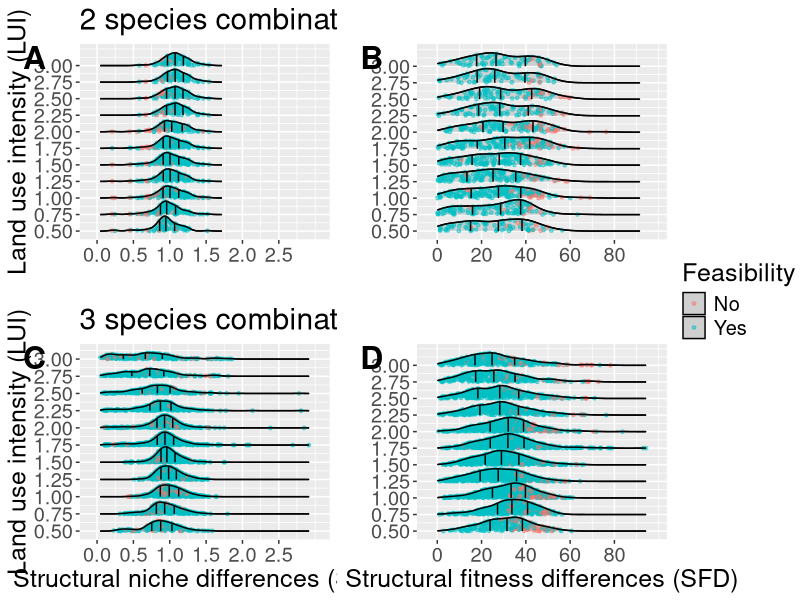
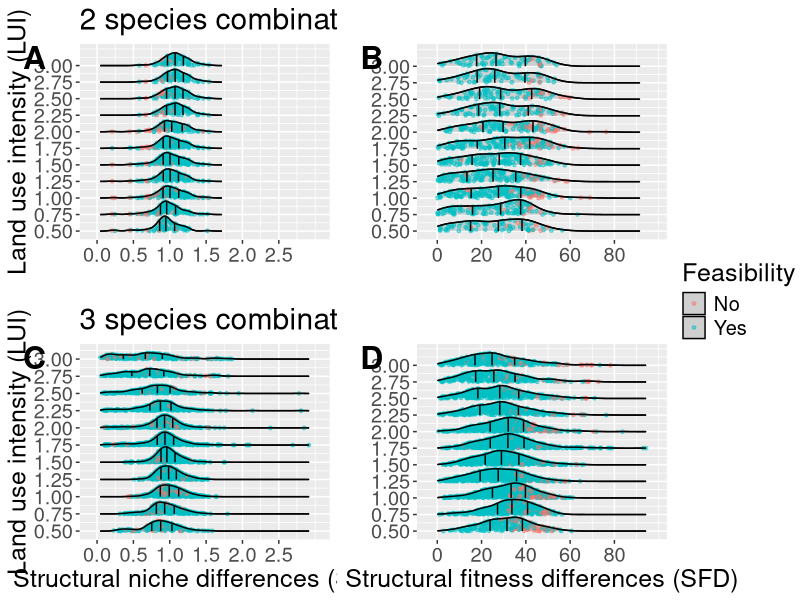
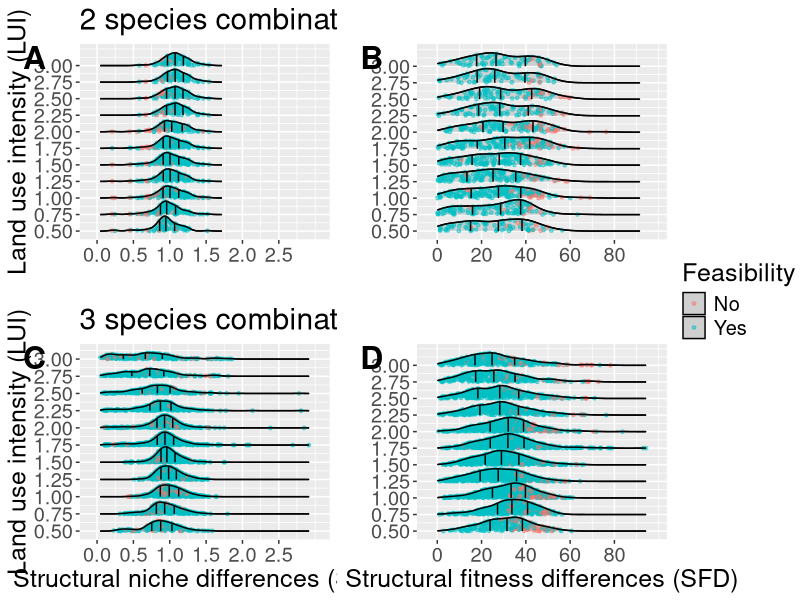

Write R code to recreate these figures, in order.
#load coexistence 2 species results
coex2 <- read.csv(file = "results/results-LUI_coexistence-2spp.csv")
coex2$feasibility <- as.factor(coex2$feasibility)

coex3 <- read.csv(file = "results/results-LUI_coexistence-3spp.csv")
coex3$feasibility <- as.factor(coex3$feasibility)

#ridges
library(ggplot2)
library(ggpubr)
library(ggridges)

#common features for all figures
size_text <- 18 #text size
size_points <- 1
size_figure <- c(12, 16) #width and height for saving the final figure

#structural niche differences 2 species
SND2 <- ggplot(data = coex2, aes(x = SND, y = LUI)) +
  stat_density_ridges(aes(group = LUI, point_color = feasibility),
                      scale = 0.9,
                      alpha = 0.5,
                      quantile_lines = FALSE,
                      jittered_points = TRUE,
                      point_size = size_points,
                      position = "points_sina",
                      show.legend = TRUE) +
  scale_point_color_hue(name = "Feasibility",
                        breaks = c("0", "1"),
                        labels = c("No", "Yes")) +
  stat_density_ridges(aes(group = LUI, point_color = feasibility),
                      scale = 0.9,
                      alpha = 0,
                      quantile_lines = TRUE,
                      jittered_points = FALSE,
                      position = "points_sina",
                      show.legend = FALSE) +
  scale_point_color_hue(name = "Feasibility",
                        breaks = c("0", "1"),
                        labels = c("No", "Yes")) +
  scale_y_continuous(breaks = seq(0.5, 3, 0.25)) +
  scale_x_continuous(expand = expand_scale(0.1),
                     breaks = seq(0,
                                  round(max(c(coex2$SND, coex3$SND)), 1),
                                  by = 0.5),
                     limits = c(min(c(coex2$SND, coex3$SND)),
                                max(c(coex2$SND, coex3$SND)))) +
  xlab(" ") +
  ylab("Land use intensity (LUI)") +
  ggtitle("2 species combinations") +
  theme(text = element_text(size = size_text))


#structural niche differences 3 species
SND3 <- ggplot(data = coex3, aes(x = SND, y = LUI)) +
  stat_density_ridges(aes(group = LUI, point_color = feasibility),
                      scale = 0.9,
                      alpha = 0.5,
                      quantile_lines = FALSE,
                      jittered_points = TRUE,
                      point_size = size_points,
                      position = "points_sina",
                      show.legend = TRUE) +
  scale_point_color_hue(name = "Feasibility",
                        breaks = c("0", "1"),
                        labels = c("No", "Yes")) +
  stat_density_ridges(aes(group = LUI, point_color = feasibility),
                      scale = 0.9,
                      alpha = 0,
                      quantile_lines = TRUE,
                      jittered_points = FALSE,
                      position = "points_sina",
                      show.legend = FALSE) +
  scale_point_color_hue(name = "Feasibility",
                        breaks = c("0", "1"),
                        labels = c("No", "Yes")) +
  scale_y_continuous(breaks = seq(0.5, 3, 0.25)) +
  scale_x_continuous(expand = expand_scale(0.1),
                     breaks = seq(0,
                                  round(max(c(coex2$SND, coex3$SND)), 1),
                                  by = 0.5),
                     limits = c(min(c(coex2$SND, coex3$SND)),
                                max(c(coex2$SND, coex3$SND)))) +
  xlab("Structural niche differences (SND)") +
  ylab("Land use intensity (LUI)") +
  ggtitle("3 species combinations") +
  theme(text = element_text(size = size_text))


#structural fitness differences 2 species
SFD2 <- ggplot(data = coex2, aes(x = SFD, y = LUI)) +
  stat_density_ridges(aes(group = LUI, point_color = feasibility),
                      scale = 0.9,
                      alpha = 0.5,
                      quantile_lines = FALSE,
                      jittered_points = TRUE,
                      point_size = size_points,
                      position = "points_sina",
                      show.legend = TRUE) +
  scale_point_color_hue(name = "Feasibility",
                        breaks = c("0", "1"),
                        labels = c("No", "Yes")) +
  stat_density_ridges(aes(group = LUI, point_color = feasibility),
                      scale = 0.9,
                      alpha = 0,
                      quantile_lines = TRUE,
                      jittered_points = FALSE,
                      position = "points_sina",
                      show.legend = FALSE) +
  scale_point_color_hue(name = "Feasibility",
                        breaks = c("0", "1"),
                        labels = c("No", "Yes")) +
  scale_y_continuous(breaks = seq(0.5, 3, 0.25)) +
  scale_x_continuous(expand = expand_scale(0.1),
                     breaks = seq(0,
                                  round((max(c(coex2$SFD, coex3$SFD))/10))*10,
                                  by = 20),
                     limits = c(min(c(coex2$SFD, coex3$SFD)),
                                max(c(coex2$SFD, coex3$SFD)))) +
  xlab(" ") +
  ylab(" ") +
  ggtitle(" ") +
  theme(text = element_text(size = size_text))


#structural fitness differences 3 species
SFD3 <- ggplot(data = coex3, aes(x = SFD, y = LUI)) +
  stat_density_ridges(aes(group = LUI, point_color = feasibility),
                      scale = 0.9,
                      alpha = 0.5,
                      quantile_lines = FALSE,
                      jittered_points = TRUE,
                      point_size = size_points,
                      position = "points_sina",
                      show.legend = TRUE) +
  scale_point_color_hue(name = "Feasibility",
                        breaks = c("0", "1"),
                        labels = c("No", "Yes")) +
  stat_density_ridges(aes(group = LUI, point_color = feasibility),
                      scale = 0.9,
                      alpha = 0,
                      quantile_lines = TRUE,
                      jittered_points = FALSE,
                      position = "points_sina",
                      show.legend = FALSE) +
  scale_point_color_hue(name = "Feasibility",
                        breaks = c("0", "1"),
                        labels = c("No", "Yes")) +
  scale_y_continuous(breaks = seq(0.5, 3, 0.25)) +
  scale_x_continuous(expand = expand_scale(0.1),
                     breaks = seq(0,
                                  round((max(c(coex2$SFD, coex3$SFD))/10))*10,
                                  by = 20),
                     limits = c(min(c(coex2$SFD, coex3$SFD)),
                                max(c(coex2$SFD, coex3$SFD)))) +
  xlab("Structural fitness differences (SFD)") +
  ylab(" ") +
  ggtitle(" ") +
  theme(text = element_text(size = size_text))

#put them together
ggarrange(SND2, SFD2, SND3, SFD3,
          ncol = 2, nrow = 2,
          common.legend = TRUE,
          legend = "right",
          align = "hv",
          labels = "AUTO",
          font.label = list(size = size_text + 5),
          hjust = -1,
          vjust = 3)

ggsave("figures/paper_figures/Fig1.png", device = "png",
       dpi = 320, width = size_figure[1], height = size_figure[2])
ggsave("figures/paper_figures/Fig1.pdf", device = "pdf",
       dpi = 320, width = size_figure[1], height = size_figure[2])
